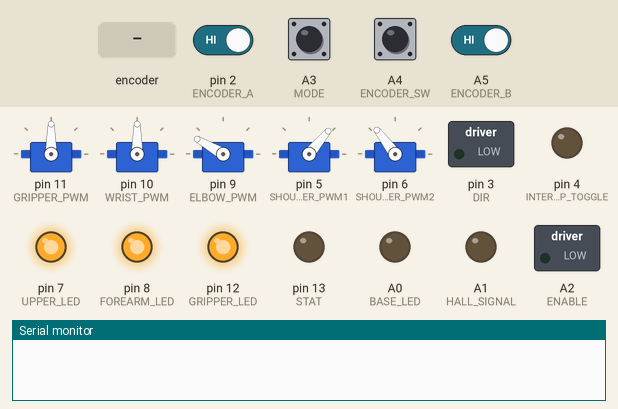
A sketch run on a simulated Arduino Nano, built with avr-gcc and run on an emulated ATmega328P. Parts: 5 × servo, switched loads named in the sketch (green lamp = pin HIGH), output pins drawn as LEDs (lit = HIGH), the last lines printed to the serial monitor. Dashed ring = blinking. The test bench sets the inputs (shaded band); at power-on: A4 (ENCODER_SW), A5 (ENCODER_B), pin 2 (ENCODER_A) HIGH, A3 (MODE) LOW.

Above: at 1.2 s.
1.3 s: A3 (MODE) pulled HIGH for 0.15 s
At 2.8 s:
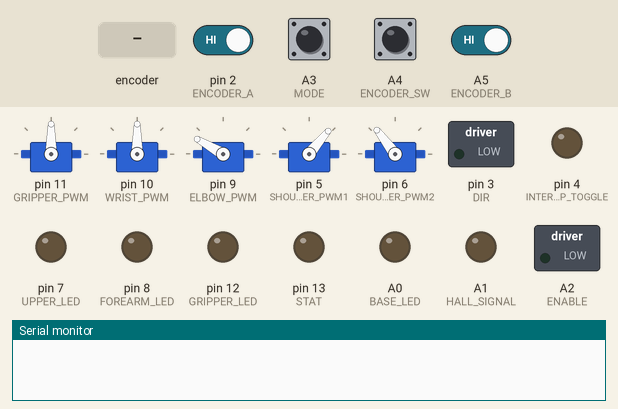
4.3 s: rotary encoder on pin 2 (ENCODER_A) / A5 (ENCODER_B) turned 1 step (first pin leading)
At 5.5 s:
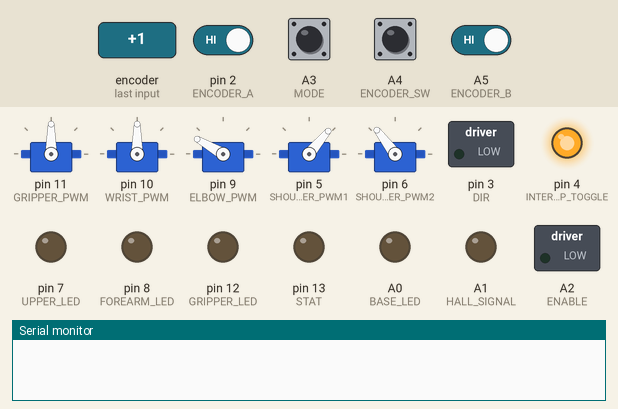
7.3 s: A4 (ENCODER_SW) driven LOW
At 8.42 s:
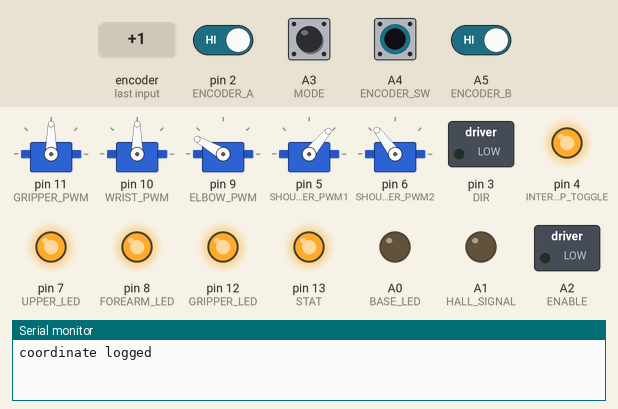
10.3 s: A3 (MODE) pulled HIGH for 1 s
At 11.92 s:
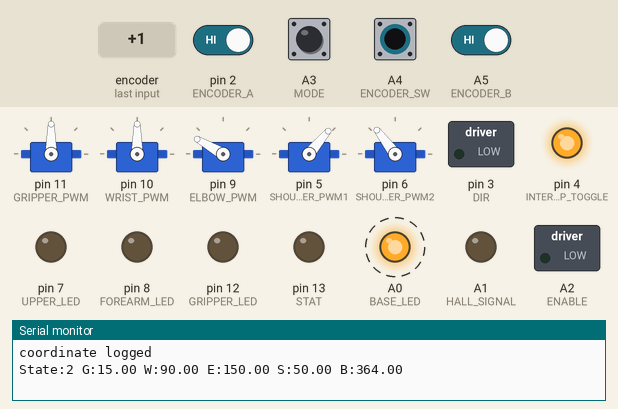
13.3 s: rotary encoder on pin 2 (ENCODER_A) / A5 (ENCODER_B) turned 1 step (first pin leading)
16.5 s: A4 (ENCODER_SW) pulsed HIGH 2 times (0.12 s each, 0.3 s apart)
Timing chart, 0 to 20.5 s (numbered marks = the images above; inputs shaded):
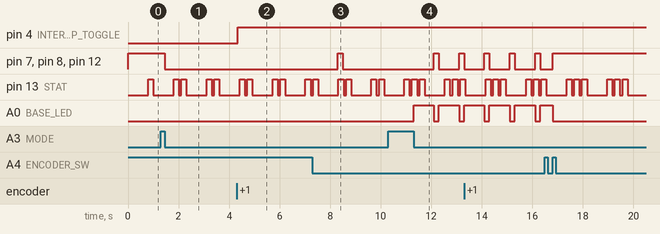

The sketch:

robot_arm.ino
```cpp
/*----------------------------------------------------------------------------
* Name:        file_name.c
* Description: Short description
* Note(s):     Definitions and information
*
*----------------------------------------------------------------------------*/

#include "robot_arm.h"

#define DEBUG

#ifdef DEBUG
int print_counter = 0;
#endif

void write_all_leds(int _state) {
  for (int i = 0; i < NUM_LEDS; i++) {
    (*led_list[i]).set_state(_state);
  }
}

void update_all_leds() {
  for (int i = 0; i < NUM_LEDS; i++) {
    (*led_list[i]).update();
  }
}

void write_all_axis_leds(int _state) {
  for (int i = 0; i < NUM_AXIS_LEDS; i++) {
    (*led_list[i]).set_state(_state);
    if (_state == FLASH_ON) {
      (*led_list[i]).set_flashes(1);
    }
  }
}

void show_active_axis_led() {
  // Set curr axis LED to solid except for gripper (counter 0)
  for (int i = 0; i < NUM_AXIS_LEDS; i++) {
    if (i != curr_counter && !(i == 1 && curr_counter == 0)) {
      (*led_list[i]).set_state(OFF);
    }
  }
  if (curr_counter == 0) { // If curr_counter is gripper
    (*led_list[curr_counter]).set_flashes(2);
    (*led_list[curr_counter]).set_state(FLASH_ON);
  }
  else { // If curr_counter is not gripper
    (*led_list[curr_counter]).set_state(SOLID);
  }
}

void setup() {

  #ifdef DEBUG
  Serial.begin(9600);
  #endif

  // Digital Inputs
  pinMode(ENCODER_A, INPUT);
  pinMode(ENCODER_B, INPUT);
  pinMode(ENCODER_SW, INPUT); // active low
  pinMode(MODE, INPUT);

  // Digital Outpus
  pinMode(DIR, OUTPUT);
  pinMode(STEP, OUTPUT);
  pinMode(BASE_LED, OUTPUT);
  digitalWrite(A0, HIGH);
  pinMode(SHOULDER_PWM1, OUTPUT);
  pinMode(SHOULDER_PWM2, OUTPUT);
  pinMode(UPPER_LED, OUTPUT);
  pinMode(FOREARM_LED, OUTPUT);
  pinMode(ELBOW_PWM, OUTPUT);
  pinMode(WRIST_PWM, OUTPUT);
  pinMode(GRIPPER_PWM, OUTPUT);
  pinMode(GRIPPER_LED, OUTPUT);
  pinMode(STAT, OUTPUT);
  pinMode(HALL_SIGNAL, OUTPUT);
  pinMode(ENABLE, OUTPUT);

  // Configure base counter
  base_angle.circular = true;
  base_angle.step_size = 1;
  base_angle.val = MAX_BASE_ROTATION/2;
  base_angle.upper_limit = MAX_BASE_ROTATION;

  // Configure startup servo positions
  gripper_angle.val = GRIPPER_STARTUP_POS;
  wrist_angle.val = WRIST_STARTUP_POS;
  elbow_angle.val = ELBOW_STARTUP_POS;
  shoulder_angle.val = SHOULDER_STARTUP_POS;
  gripper_angle.upper_limit = GRIPPER_UPPER_LIMIT;
  elbow_angle.upper_limit = ELBOW_UPPER_LIMIT;

  // Initialize default encoder counter
  encoder.counter = counter_list[curr_counter];
  encoder.enable = true;

  // Initialize servo motors
  gripper.init();
  wrist.init();
  elbow.init();
  shoulder1.init();
  shoulder2.init();

  // Setup servo position
  base.set_position(MAX_BASE_ROTATION/2);

  // Enable stepper motor
  digitalWrite(ENABLE, LOW);

  // Initialize stat LED
  stat_led.set_state(FLASH_ON);
}

void loop() {
  // Collect data
  encoder.read();
  encoder_sw.read();
  mode.read();

  // Display state on stat LED
  stat_led.set_flashes(robot_arm_state+1);

  // State machine
  switch (robot_arm_state) {
    case REMOTE:
      encoder.enable = false;
      write_all_axis_leds(SOLID);
      write_to_motors = true;
      break;
    case KNOB:
      write_to_motors = true;
      encoder.enable = true;
      if (millis() > led_single_shot_timout) show_active_axis_led();
      // Check for swap axis
      if (encoder_sw.check_button_click()) {
        curr_counter = (curr_counter+1)%NUM_MOTORS;
        encoder.counter = counter_list[curr_counter];
      }
      // Check for log position
      if (encoder_sw.check_button_hold()) {
        write_all_axis_leds(SOLID);
        led_single_shot_timout = millis() + 200;
        coordinate_t new_coordinate;
        new_coordinate.gripper_pos = gripper_angle.val;
        new_coordinate.wrist_pos = wrist_angle.val;
        new_coordinate.elbow_pos = elbow_angle.val;
        new_coordinate.shoulder_pos = shoulder_angle.val;
        new_coordinate.base_pos = base_angle.val;
        toolpath.insert_back(new_coordinate);
        #ifdef DEBUG
        Serial.println("coordinate logged");
        #endif
      }
      else if (mode.check_button_hold()) {
        toolpath.clear();
        #ifdef DEBUG
        Serial.println("toolpath cleared");
        #endif
      }
      break;
    case PLAY:
      // Check for cycle start
      if (encoder_sw.check_button_click()) cycle_start = true;
      // Start toolpath
      if (cycle_start) {
        write_all_axis_leds(SOLID);
        if ((millis() > max_servo_eta) && stepper_dn) {
          coordinate_t target = toolpath.get_coord(target_coordiante);
          gripper_angle.val = target.gripper_pos;
          wrist_angle.val = target.wrist_pos;
          elbow_angle.val = target.elbow_pos;
          shoulder_angle.val = target.shoulder_pos;
          base_angle.val = target.base_pos;
          write_to_motors = true;
          target_coordiante++;
          #ifdef DEBUG
          Serial.println("moving to target");
          #endif
        }
        if (target_coordiante == toolpath.size()) {
          cycle_start = false;
          target_coordiante = 0;
          #ifdef DEBUG
          Serial.println("toolpath complete");
          #endif
        }
      }
      break;
  }

  // State Transitions
  if (mode.check_button_click()) {
    robot_arm_state = static_cast<top_level_state_machine>
                      ((int(robot_arm_state)+1)%NUM_ARM_STATES);
    switch (robot_arm_state) {
      case REMOTE:
        encoder.enable = false;
        write_all_axis_leds(SOLID);
        break;
      case KNOB:
        encoder.enable = true;
        show_active_axis_led();
        break;
      case PLAY:
        write_all_axis_leds(FLASH_ON);
        encoder.enable = false;
        break;
    }
  }

  // Write to motors
  if (write_to_motors) {
    if (gripper_open && gripper_angle.val > 20) {
      gripper.move_abs(30);
      gripper_timeout = millis() + 300;
      gripper_open = false;
    }
    else if (!gripper_open && gripper_angle.val < 10) {
      gripper.move_abs(0);
      gripper_timeout = millis() + 300;
      gripper_open = true;
    }
    if (millis() > gripper_timeout) {
      gripper.move_abs(15);
    }
    wrist.move_abs(wrist_angle.val);
    elbow.move_abs(elbow_angle.val);
    shoulder1.move_abs(shoulder_angle.val);
    shoulder2.move_abs(shoulder_angle.val);
    max_servo_eta = millis() + 400;
    if(stepper_dn)
      base.move_abs(base_angle.val);
    write_to_motors = false;
  }

  // Write to LEDs
  update_all_leds();

  // Debug
  #ifdef DEBUG
  if (print_counter > 20000){
    Serial.print("State:");
    Serial.print(robot_arm_state);
    Serial.print(" G:");
    Serial.print(gripper_angle.val);
    Serial.print(" W:");
    Serial.print(wrist_angle.val);
    Serial.print(" E:");
    Serial.print(elbow_angle.val);
    Serial.print(" S:");
    Serial.print(shoulder_angle.val);
    Serial.print(" B:");
    Serial.println(base_angle.val);
    print_counter = 0;
  }
  print_counter++;
  #endif
}
```

button.cpp
```cpp
/*----------------------------------------------------------------------------
 * Name:        button.cpp
 * Description: Data structure to manage button style inputs
 * Note(s):     Requires semaphores to be added if used with threading
 *
 *----------------------------------------------------------------------------*/

#include "button.h"

/*----------------------------------------------------------------------------
 Functions
 *----------------------------------------------------------------------------*/

button_t::button_t(int _pin, bool _active_low) {
  pin = _pin;
  state = RELEASE;
  time_stamp = 0;
  click_flag = false;
  hold_flag = false;
  active_low = _active_low;
}

void button_t::read() {
  switch (state) {
    case RELEASE:
      // Check for button pressed
      if (digitalRead(pin)^(active_low)) { // XOR w/ active_low flg
        time_stamp = millis();
        state = PRESS;
      }
      break;
    case PRESS:
      // Check for hold timout
      if (millis()-(time_stamp) > TIME_FOR_BUTTON_HOLD) {
        hold_flag = true;
        state = HOLD;
      }
      // Check for regular button release (click)
      else if (!(digitalRead(pin)^(active_low))) { // XNOR w/ active_low flg
        click_flag = true;
        state = RELEASE;
      }
      break;
    case HOLD:
      // Check for regular release
      if (!(digitalRead(pin)^(active_low))) { // XNOR w/ active_low
        state = RELEASE;
      }
      break;
  }
}

bool button_t::check_button_hold() {
  if (hold_flag) {
    hold_flag = false;
    return true;
  }
  return false;
}

bool button_t::check_button_click() {
  if (click_flag) {
    click_flag = false;
    return true;
  }
  return false;
}
```

button.h
```cpp
/*----------------------------------------------------------------------------
 * Name:        button.h
 * Description: Short description
 * Note(s):     Definitions and information
 *
 *----------------------------------------------------------------------------*/

# include <stdbool.h>
#include <Arduino.h>

#ifndef __BUTTON__
#define __BUTTON__

#define TIME_FOR_BUTTON_HOLD 1000

typedef enum button_state {
  PRESS,
  RELEASE,
  HOLD
} button_state_t;

class button_t {
  private:
    int pin;
    button_state_t state;
    unsigned long time_stamp;
    bool click_flag;
    bool hold_flag;
    bool active_low;
  public:
    button_t(int pin, bool active_low);
    void read();
    bool check_button_hold();
    bool check_button_click();
};

#endif __BUTTON__
```

encoder.cpp
```cpp
/*----------------------------------------------------------------------------
 * Name:        encoder.cpp
 * Description: Data structure to manage the encoder
 * Note(s):     Requires semaphores to be added if used with threading
 *
 *----------------------------------------------------------------------------*/

#include "encoder.h"

/*----------------------------------------------------------------------------
 Functions
 *----------------------------------------------------------------------------*/

encoder_t::encoder_t(int _ch_a, int _ch_b) {
  ch_a = _ch_a;
  ch_b = _ch_b;
  enable = false;
  counter = NULL;
}

void encoder_t::update_counter(float delta_counter) {
  float new_counter_value = counter->val + delta_counter;
  if (new_counter_value > counter->upper_limit) {
    if (counter->circular)
      counter->val = new_counter_value - counter->upper_limit;
    else
      counter->val = counter->upper_limit;
  }
  else if (new_counter_value < 0) {
    if (counter->circular)
      counter->val = new_counter_value + counter->upper_limit;
    else
      counter->val = 0;
  }
  else {
    counter->val = new_counter_value;
  }
}

void encoder_t::read() {
  // Check enable flag
  if (!enable)
    return;
  // Poll encoder
  bool curr_a = digitalRead(ch_a);
  bool curr_b = digitalRead(ch_b);
  unsigned int encoder_input = (prev_a<<3) | (prev_b<<2) | (curr_a<<1) | (curr_b);
  // Check for state transitions
  if (encoder_input == 0b0001 || encoder_input == 0b0111 ||
      encoder_input == 0b1000 || encoder_input == 0b1110) {
    update_counter(-1*counter->step_size);
  }
  else if (encoder_input == 0b0010 || encoder_input == 0b0100 ||
           encoder_input == 0b1011 || encoder_input == 0b1101) {
    update_counter(counter->step_size);
  }
  prev_a = curr_a;
  prev_b = curr_b;
}
```

encoder.h
```cpp
/*----------------------------------------------------------------------------
 * Name:        encoder.h
 * Description: Short description
 * Note(s):     Definitions and information
 *
 *----------------------------------------------------------------------------*/

#include <stdbool.h>
#include <Arduino.h>

#ifndef __ENCODER__
#define __ENCODER__

typedef struct {
  float val = 90;
  bool circular = false;
  float step_size = 1;
  float upper_limit = 180;
} counter_t;

class encoder_t {
  public:
    counter_t* counter;
    bool enable;
  private:
    int ch_a;
    int ch_b;
    bool prev_a;
    bool prev_b;
  public:
    encoder_t(int ch_a, int ch_b);
    void read();
  private:
    void update_counter(float delta_counter);
};

#endif __ENCODER__
```

led.cpp
```cpp
/*----------------------------------------------------------------------------
 * Name:        led.cpp
 * Description: Data structure to manage the LEDs
 * Note(s):
 *
 *----------------------------------------------------------------------------*/

#include "led.h"

/*----------------------------------------------------------------------------
 Functions
 *----------------------------------------------------------------------------*/

led_t::led_t(int _pin, bool _active_high) {
  pin = _pin;
  active_high = _active_high;
  state = OFF;
  num_flashes = 1;
  flash_counter = 0;
  next_flash_transition = 0;
}

void led_t::set_flashes(int _num_flashes) {
  num_flashes = _num_flashes;
}

void led_t::set_state(int _state) {
  // Protect against spamming FLASH_ON or FLASH_OFF
  if ((state == FLASH_OFF || state == FLASH_ON) &&
      (_state == FLASH_OFF || _state == FLASH_ON)) {
    return;
  }
  else {
    state = static_cast<led_state_t>(_state);
  }
}

void led_t::update() {
  switch (state) {
    case SOLID:
      digitalWrite(pin, active_high);
      break;
    case FLASH_ON:
      digitalWrite(pin, active_high);
      if (millis() > next_flash_transition) {
        flash_counter++;
        if (flash_counter >= num_flashes) {
          flash_counter = 0;
          next_flash_transition = millis() + FLASH_WAIT_TIME;
        }
        else {
          next_flash_transition = millis() + FLASH_OFF_TIME;
        }
        state = FLASH_OFF;
      }
      break;
    case FLASH_OFF:
      digitalWrite(pin, !active_high);
      if (millis() > next_flash_transition) {
        state = FLASH_ON;
        next_flash_transition = millis() + FLASH_ON_TIME;
      }
      break;
    default:
      digitalWrite(pin, !active_high);
      break;
  }
}
```

led.h
```cpp
/*----------------------------------------------------------------------------
 * Name:        led.h
 * Description: Short description
 * Note(s):     Definitions and information
 *
 *----------------------------------------------------------------------------*/

#include <stdbool.h>
#include <Arduino.h>

#ifndef __LED__
#define __LED__

#define FLASH_ON_TIME 200
#define FLASH_OFF_TIME 100
#define FLASH_WAIT_TIME 800

typedef enum led_state {
  OFF,
  SOLID,
  FLASH_ON,
  FLASH_OFF
} led_state_t;

class led_t {
  private:
    bool active_high;
    int pin;
    led_state_t state;
    int num_flashes;
    int flash_counter;
    long next_flash_transition;
  public:
    led_t(int _pin, bool _active_high);
    void set_flashes(int _num_flashes);
    void set_state(int _state);
    void update();
  private:
};

#endif __LED__
```

motors.cpp
```cpp
/*----------------------------------------------------------------------------
 * Name:        motors.cpp
 * Description: Short description
 * Note(s):     Definitions and information
 *
 *----------------------------------------------------------------------------*/

#include "motors.h"

#define INTERRUP_TOGGLE 4

// Stepper global variables
extern volatile bool timing_pin_state = false;
extern volatile int steps_remaining  = 0;
extern volatile bool stepper_dn = true;

/*----------------------------------------------------------------------------
 ISR
 *----------------------------------------------------------------------------*/

ISR(TIMER2_COMPA_vect){
  // Check if movement complete
  if (!steps_remaining) {
    // Turn interrupt off
    STEP_INTERRUPT_OFF;
    stepper_dn = true;
  }
  else {
    // Toggle the interrupt pin
    digitalWrite(INTERRUP_TOGGLE, LOW);
    steps_remaining--;
    digitalWrite(INTERRUP_TOGGLE, HIGH);
  }
}

/*----------------------------------------------------------------------------
 Stepper Class
 *----------------------------------------------------------------------------*/

stepper_motor_t::stepper_motor_t(int _dir_pin, int _step_pin, int _en_pin) {
  position = 0;
  clockwise = false;
  enable_pin = _en_pin;
  dir_pin = _dir_pin;
  step_pin = _step_pin;
  speed = 140;
//  low_on_done = enable_pin;
//  timing_pin = step_pin;
}

void stepper_motor_t::init_stepper_interrupt() {
  STEP_INTERRUPT_OFF;
  TCCR2A = 0;
  TCCR2B = 0;
  TCNT2 = 0; //initialize timer 2 counter value to 0
  OCR2A = speed_to_ocr(speed);
  TCCR2A |= (1 << WGM21); // turn on CTC mode
  TCCR2B |= (1 << CS22) | (1 << CS21) | (1 << CS20); // Set 1023 prescaler
}

void stepper_motor_t::set_position(float _position) {
  position = _position;
}

int stepper_motor_t::speed_to_ocr(float _speed) {
  return abs(int(BASE_STEP_SIZE*(CLOCK_FREQUENCY/TIMER2_PRESCALER)/_speed));
}

void stepper_motor_t::move_abs(float _position) {
  // Turn off timing interrupt
  init_stepper_interrupt();
  float delta_position = _position - position;
  position = _position;
  // Add delta steps
  steps_remaining += int(delta_position/BASE_STEP_SIZE)*((clockwise)?-1:1);
  if (steps_remaining < 0) {
    //Reverse direction
    clockwise = !clockwise;
    digitalWrite(dir_pin, clockwise);
    steps_remaining *= -1;
  }
  // Set stepper_dn flag
  if (steps_remaining) {
    stepper_dn = false;
  }
  // Turn on timing interrupt
  STEP_INTERRUPT_ON;
}

/*----------------------------------------------------------------------------
 Servo Class
 *----------------------------------------------------------------------------*/

servo_motor_t::servo_motor_t(int _pin, Servo* _servo_object, int _polarity,
                             float _offset,  float _speed) {
  pin = _pin;
  servo_object = _servo_object;
  polarity = _polarity;
  offset = _offset;
  speed = _speed;
}

void servo_motor_t::init() {
  (*servo_object).attach(pin);
}

long servo_motor_t::move_abs(float _position) {
  (*servo_object).write((_position - offset)*polarity);
  eta = millis() + abs(position - _position)/LARGE_SERVO_SPEED;
  position = _position;
  return eta;
}
```

Source omitted: motors.h (1626 bytes), position_list.cpp (3255 bytes), position_list.h (1301 bytes), robot_arm.h (3977 bytes)

Measured:
- after the input at 1.3 s, pin 7 (UPPER_LED), pin 8 (FOREARM_LED), pin 12 (GRIPPER_LED): HIGH → LOW after 0.15 s
- after the input at 4.3 s, pin 4 (INTERRUP_TOGGLE): LOW → HIGH after 0.05 s
- after the input at 7.3 s, pin 7 (UPPER_LED), pin 8 (FOREARM_LED), pin 12 (GRIPPER_LED): LOW → HIGH after 1.0 s, → LOW 0.20 s later
- after the input at 10.3 s, pin 7 (UPPER_LED), pin 8 (FOREARM_LED), pin 12 (GRIPPER_LED): LOW → HIGH after 1.8 s, → LOW 0.20 s later, → HIGH 0.80 s later; A0 (BASE_LED): alternates HIGH for 0.80 s and LOW for 0.20 s, starting after 1.0 s
